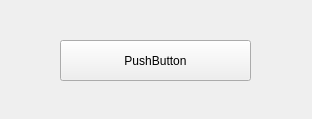
<?xml version="1.0" encoding="UTF-8"?>
<ui version="4.0">
 <class>MainWindow</class>
 <widget class="QMainWindow" name="MainWindow">
  <property name="geometry">
   <rect>
    <x>0</x>
    <y>0</y>
    <width>312</width>
    <height>119</height>
   </rect>
  </property>
  <property name="windowTitle">
   <string>MainWindow</string>
  </property>
  <widget class="QWidget" name="centralWidget">
   <widget class="QPushButton" name="pushButton">
    <property name="geometry">
     <rect>
      <x>60</x>
      <y>40</y>
      <width>191</width>
      <height>41</height>
     </rect>
    </property>
    <property name="text">
     <string>PushButton</string>
    </property>
   </widget>
  </widget>
 </widget>
 <layoutdefault spacing="6" margin="11"/>
 <resources/>
 <connections/>
</ui>
